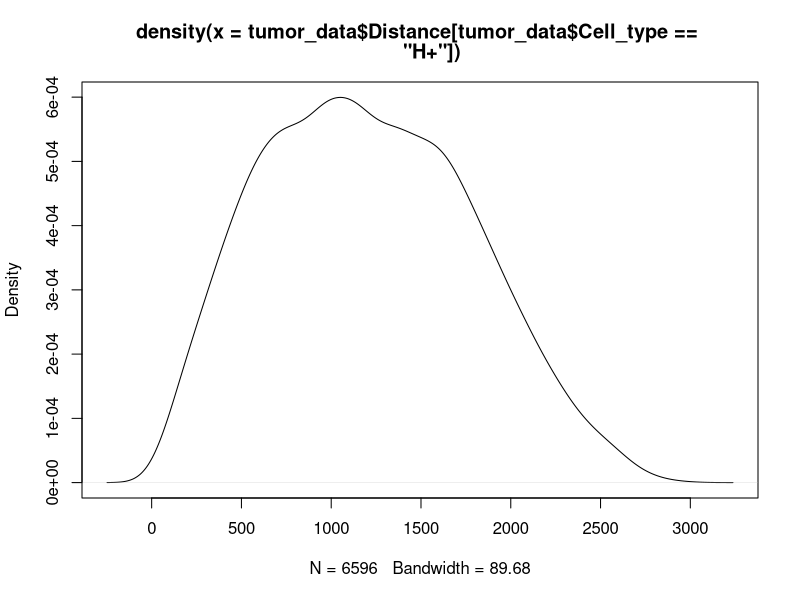

Source code (R):
## ---- chunk 1
#===============================================================================
# Library
#===============================================================================
library(tibble)
## ---- chunk 2
#===============================================================================
# Import
#===============================================================================
# load the data into individual objects
tumor_data <- read.csv(file = "tumor_data.csv")
t_cell_data <- read.csv(file = "t_cell_data.csv")
# load the first six line of data just to double check
head(tumor_data)
head(t_cell_data)

#===============================================================================
# Tidy
#===============================================================================
# clean up the data by making them into factor, somehow factor in data-preprocessor.R did not work
# tumor data
tumor_data$Cell_ID_Myeloid <- as.factor(tumor_data$Cell_ID_Myeloid)
tumor_data$Cell_ID_Tumor <- as.factor(tumor_data$Cell_ID_Tumor)
tumor_data$Cell_type <- as.factor(tumor_data$Cell_type)
# use tibble to tidy up the data
tumor_data <- as_tibble(tumor_data)

# t cell data
t_cell_data$Cell_ID_Myeloid <- as.factor(t_cell_data$Cell_ID_Myeloid)
t_cell_data$Cell_ID_T_Cell <- as.factor(t_cell_data$Cell_ID_T_Cell)
t_cell_data$Cell_type <- as.factor(t_cell_data$Cell_type)
# use tibble to tidy up the data
t_cell_data <- as_tibble(t_cell_data)

# generate summary and correlation to give an overview
summary(t_cell_data)
summary(tumor_data)
## ---- chunk 3
#===============================================================================
# Validate
#===============================================================================
d_tumor_distance_hpositive <- density(tumor_data$Distance[tumor_data$Cell_type == "H+"])

plot(d_tumor_distance_hpositive)
